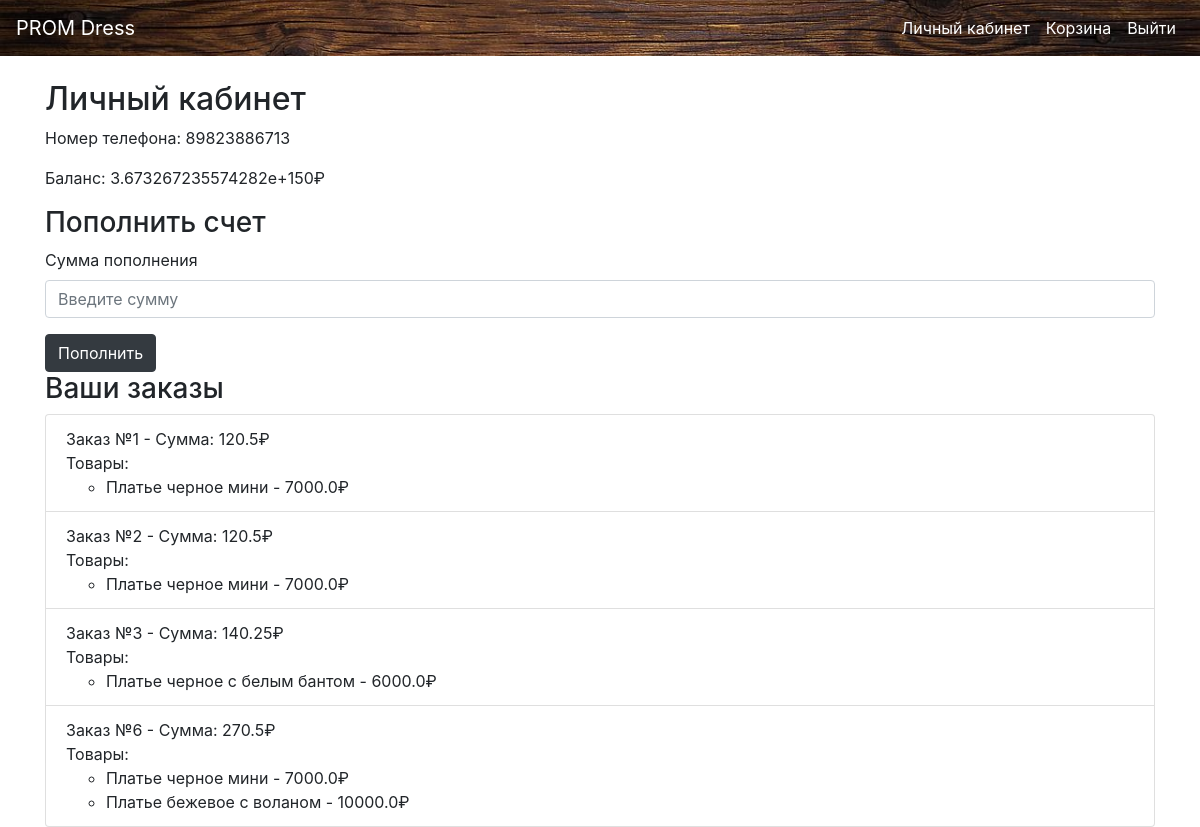
Page /account (signed in) on the committed database.
### models.py (models this page shows, shortened)
class User(db.Model):
    id = db.Column(db.Integer, primary_key=True)
    phone = db.Column(db.String, unique=True, nullable=False)
    password = db.Column(db.String, nullable=False)
    balance = db.Column(db.Float, default=0)
    cart = db.relationship('Product', secondary=cart_items, backref='users')
    orders = db.relationship('Order', backref='user')

class Order(db.Model):
    id = db.Column(db.Integer, primary_key=True)
    user_id = db.Column(db.Integer, db.ForeignKey('user.id'))
    products = db.relationship('Product', secondary=order_items, backref='orders')
    total = db.Column(db.Float, nullable=False)

class Product(db.Model):
    id = db.Column(db.Integer, primary_key=True)
    photo = db.Column(db.String, nullable=False)
    name = db.Column(db.String, nullable=False)
    price = db.Column(db.Float, nullable=False)
    material = db.Column(db.String)
    sizes = db.Column(db.String, nullable=False)

### server.py (the view, shortened to what this page needs)
@app.route('/account', methods=['GET', 'POST'])
def account():
    user = current_user()
    if not user:
        flash("Для доступа к аккаунту необходимо войти.")
        return redirect(url_for('login'))
    return render_template('account.html', user=user)

### server.py (called while the page is built)
def current_user():
    if 'user_id' in session:
        return User.query.get(session['user_id'])
    return None

### templates/account.html
{% extends "base.html" %}
{% block content %}
<h2>Личный кабинет</h2>
<p>Номер телефона: {{ user.phone }}</p>
<p>Баланс: {{ user.balance }}₽</p>
<h3>Пополнить счет</h3>
<form method="post">
  <div class="form-group">
    <label for="amount">Сумма пополнения</label>
    <input type="number" step="0.01" class="form-control" name="amount" id="amount" placeholder="Введите сумму" required>
  </div>
  <button type="submit" class="btn btn-dark">Пополнить</button>
</form>
<h3>Ваши заказы</h3>
{% if user.orders %}
  <ul class="list-group">
  {% for order in user.orders %}
    <li class="list-group-item">
      Заказ №{{ order.id }} - Сумма: {{ order.total }}₽
      <br>
      Товары:
      <ul>
      {% for product in order.products %}
        <li>{{ product.name }} - {{ product.price }}₽</li>
      {% endfor %}
      </ul>
    </li>
  {% endfor %}
  </ul>
{% else %}
  <p>Заказов нет.</p>
{% endif %}
{% endblock %}

### rows in the picture
User: phone "89823886713", balance "3.673267235574282e+150"
Order: id "1", total "120.5"
Product: name "Платье черное мини", price "7000.0"
Order: id "2", total "120.5"
Order: id "3", total "140.25"
Product: name "Платье черное с белым бантом", price "6000.0"
Order: id "6", total "270.5"
Product: name "Платье бежевое с воланом", price "10000.0"
